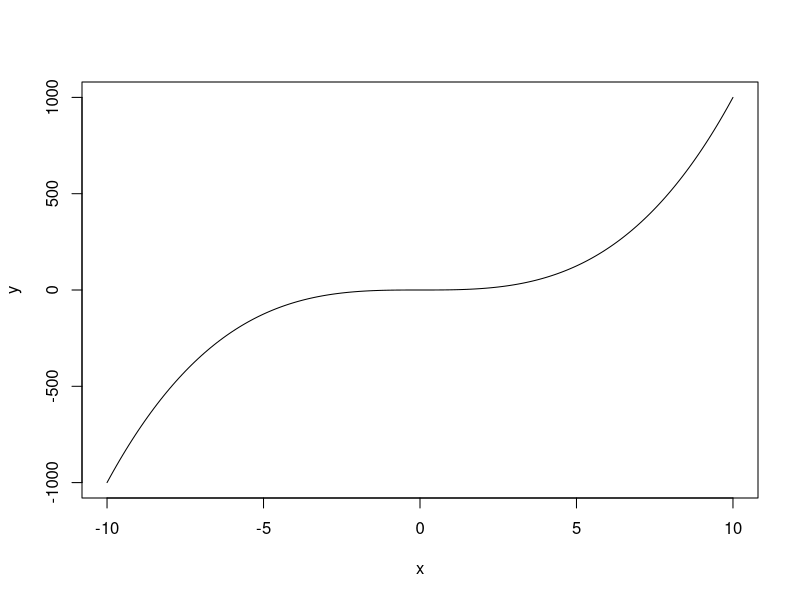

The R script that drew this image:
## ---- chunk 1
print("Hello World, from R")
## ---- chunk 2
#| fig-align: "center"
#| fig-alt: "Plot of x cubed versus x."
x <- seq(-10,10, by = 0.1)
y <- x ^ 3
plot(x, y, type = "l")
